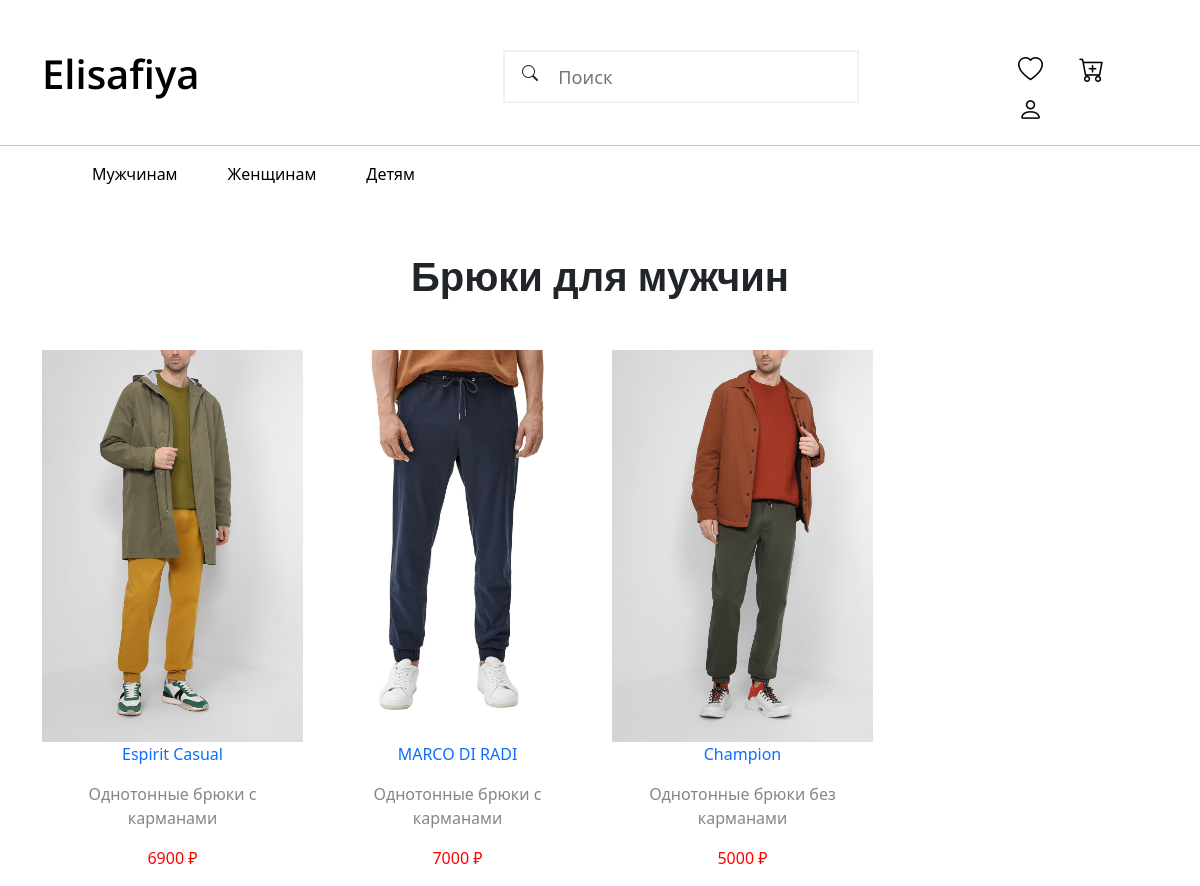
Screenshot of /bruki_man/ with the database file from the repository.
### main_ham/models.py (models this page shows, shortened)
class For_man(models.Model):
    SUM = 'ЛЕТО'
    WIN = 'ЗИМА'
    AUT = 'ОСЕНЬ'
    SPR= 'ВЕСНА'
    SEASON = [
        (SUM,'ЛЕТО'),
        (WIN,'ЗИМА'),
        (AUT,'ОСЕНЬ'),
        (SPR,'ВЕСНА'),
    ]
    SIZE = [
        ('XXS','XSS'),
        ('S','S'),
        ('M','M'),
        ('L','L'),
        ('XL','XL'),
        ('XXL','XXL'),
        ('XXXL','XXXL'),
    ]
    name_tovar = models.CharField('Имя товара', max_length=100)
    about_the_tovar = models.CharField('О товаре ',max_length=3000)
    price = models.IntegerField('Цена',null=True)
    image_tovar = models.ImageField(upload_to='%Y/%m/%d',null=True)
    size = models.CharField('Размер',choices=SIZE, max_length=4,null=True,blank=True)
    color = models.CharField('Цвет ', null=True,max_length=100,blank=True)
    articul_tovar = models.CharField('Артикул', max_length=20)
    sostav_tovar = models.CharField('Состав', max_length=100)
    season = models.CharField('Сезон',choices=SEASON,max_length=5,default=SUM)
    country = models.CharField('Страна',max_length=20)
    double_table = models.ForeignKey('Category',on_delete=models.CASCADE,null=True)
    class Meta():
        verbose_name = 'Мужчина'
        verbose_name_plural = 'Мужчины'

### main_ham/views.py (the view)
# urls.py: path('bruki_man/',views.bruki_man,name = 'bruki_man'),
def bruki_man(request):
    return render(request,'main_ham/clothes_man/bruki_man.html', {'man':For_man.objects.all()})

### main_ham/templates/main_ham/clothes_man/bruki_man.html
{% extends 'main_ham/index.html' %}
{% block tovars %}
<section class="tovars">
           <h1>Брюки для мужчин</h1>
           <div class="container">
               <div class="row">
                   {% for i in man %}
                   {% if i.double_table.category == 'БРЮКИ' and i.double_table.persons == 'МУЖ' %}
                   <div class="col-xl-3 col-lg-4 col-md-6 col-sm-12">
                       <div class="main">
                        <a href="{% url 'clothes' i.id %}">
                           <img src="http://127.0.0.1:8000/media/{{i.image_tovar}}" alt="">
                           <p>{{i.name_tovar}}</p>
                           <p class="about_tovar">{{i.about_the_tovar}}</p>
                           <p class="price_tovar">{{i.price}} </p>
                        </a>
                       </div>
                   </div>
                   {% endif %}
                   {% endfor %}
               </div>
           </div>
       </section>
{% endblock %}

### main_ham/static/main_ham/css/style.css (style rules this page uses)
body { font-family: 'Roboto', sans-serif; }
.main { margin: 0 auto; }
.tovars .main a { text-decoration: none; }
.tovars { margin-top:50px; }
.tovars h1 { text-align:center; margin-bottom:50px; font-family: 'Open Sans', sans-serif; font-weight: 700; }
.tovars .main { text-align:center; }
.tovars .about_tovar { color: #868686; }
.tovars .price_tovar { color:red; }
.tovars .price_tovar:after { content: "\20BD"; }
.tovars img { object-fit: contain; width: 100%; max-width: 100%; max-height: 100%; vertical-align: middle; margin: 0 auto; outline: none; }
.tovars img { width: 100%; }
.tovars .main { max-width: 270px; cursor: pointer; }

### rows the page displays
For_man: image_tovar (picture), name_tovar "Espirit Casual", about_the_tovar "Однотонные брюки с карманами", price "6900"
For_man: image_tovar (picture), name_tovar "MARCO DI RADI", about_the_tovar "Однотонные брюки с карманами", price "7000"
For_man: image_tovar (picture), name_tovar "Champion", about_the_tovar "Однотонные брюки без карманами", price "5000"
